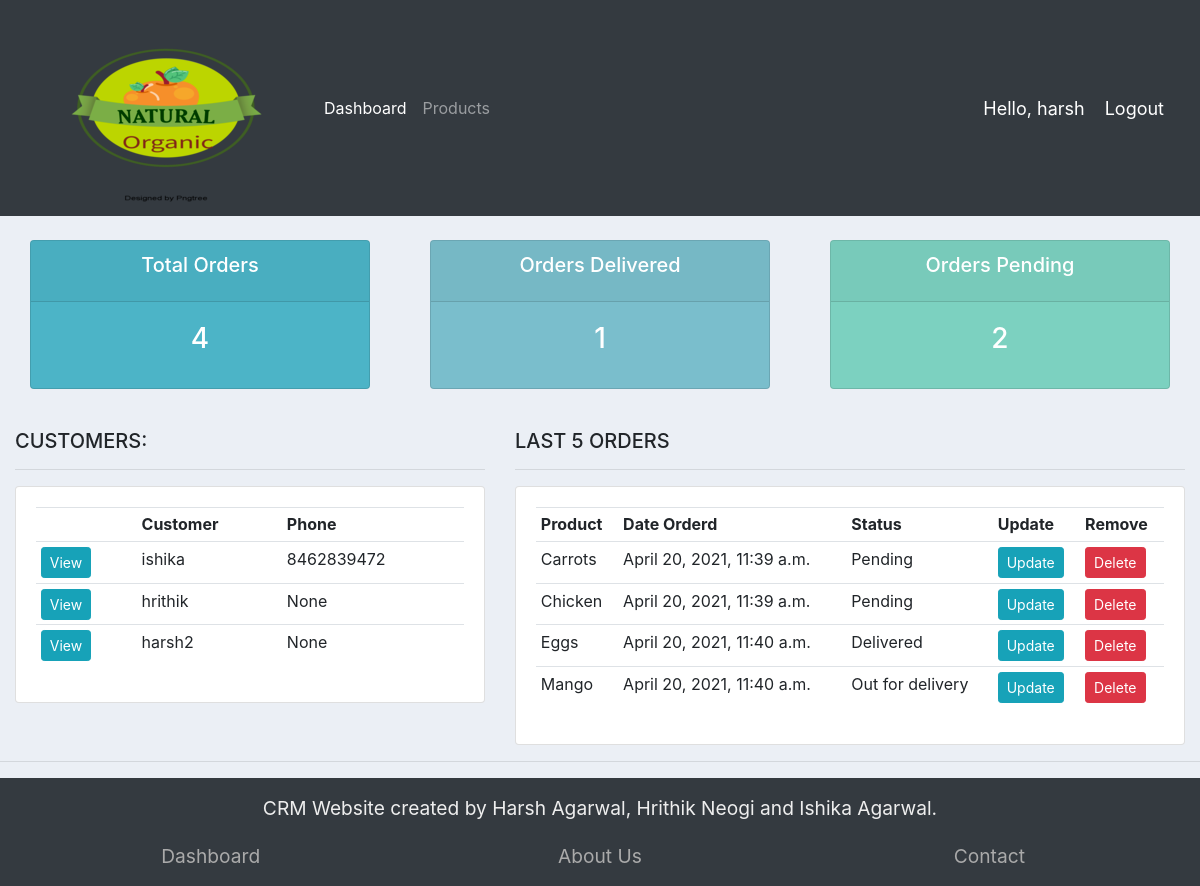
The app's page / (signed in) with its own data.
### Accounts/models.py (models this page shows, shortened)
class Customer(models.Model):
	user = models.OneToOneField(User, null=True, blank=True, on_delete=models.CASCADE)
	name = models.CharField(max_length=200, null=True)
	phone = models.CharField(max_length=200, null=True)
	email = models.CharField(max_length=200, null=True)
	profile_pic = models.ImageField(default="profile1.png", null=True, blank=True)
	date_created = models.DateTimeField(auto_now_add=True, null=True)

class Order(models.Model):
	STATUS = (
			('Pending', 'Pending'),
			('Out for delivery', 'Out for delivery'),
			('Delivered', 'Delivered'),
			)
	customer = models.ForeignKey(Customer, null=True, on_delete= models.SET_NULL)
	product = models.ForeignKey(Product, null=True, on_delete= models.SET_NULL)
	date_created = models.DateTimeField(auto_now_add=True, null=True)
	status = models.CharField(max_length=200, null=True, choices=STATUS)
	note = models.CharField(max_length=1000, null=True)

class Product(models.Model):
	CATEGORY = (
			('Indoor', 'Indoor'),
			('Out Door', 'Out Door'),
			)
	name = models.CharField(max_length=200, null=True)
	price = models.FloatField(null=True)
	category = models.CharField(max_length=200, null=True, choices=CATEGORY)
	description = models.CharField(max_length=200, null=True, blank=True)
	date_created = models.DateTimeField(auto_now_add=True, null=True)
	tags = models.ManyToManyField(Tag)
	def __str__(self):
		return self.name

### Accounts/decorators.py (the view)
	def wrapper_function(request, *args, **kwargs):
		group = None
		if request.user.groups.exists():
			group = request.user.groups.all()[0].name
		if group == 'customer':
			return redirect('user-page')
		if group == 'admin':
			return view_func(request, *args, **kwargs)

### Accounts/views.py (called while the page is built)
@login_required(login_url='login')
@admin_only
def home(request):
	orders = Order.objects.all()
	customers = Customer.objects.all()
	total_customers = customers.count()
	total_orders = orders.count()
	delivered = orders.filter(status='Delivered').count()
	pending = orders.filter(status='Pending').count()
	context = {'orders':orders, 'customers':customers,
	'total_orders':total_orders,'delivered':delivered,
	'pending':pending }
	return render(request, 'accounts/dashboard.html', context)

### Accounts/templates/accounts/dashboard.html (shortened to what this page needs)
{%  extends 'accounts/main.html' %}
{% block content %}
{%  include 'accounts/status.html' %}
<br>
<div class="row">
	<div class="col-md-5">
		<h5>CUSTOMERS:</h5>
		<hr>
		<div class="card card-body">
			<table class="table table-sm">
				<tr>
					<th></th>
					<th>Customer</th>
					<th>Phone</th>
				</tr>
				{% for customer in customers %}
					<tr>
						<td><a class="btn btn-sm btn-info" href="{% url 'customer' customer.id %}">View</a></td>
						<td>{{customer.name}}</td>
						<td>{{customer.phone}}</td>
					</tr>
				{% endfor %}
			</table>
		</div>
	</div>
	<div class="col-md-7">
		<h5>LAST 5 ORDERS</h5>
		<hr>
		<div class="card card-body">
			<table class="table table-sm">
				<tr>
					<th>Product</th>
					<th>Date Orderd</th>
					<th>Status</th>
					<th>Update</th>
					<th>Remove</th>
				</tr>
				{% for order in orders %}
					<tr>
						<td>{{order.product}}</td>
						<td>{{order.date_created}}</td>
						<td>{{order.status}}</td>
						<td><a class="btn btn-sm btn-info" href="{% url 'update_order' order.id %}">Update</a></td>
						<td><a class="btn btn-sm btn-danger" href="{% url 'delete_order' order.id %}">Delete</a></td>
					</tr>
				{% endfor %}
			</table>
		</div>
	</div>
</div>
{% endblock %}

### Accounts/templates/accounts/main.html (shortened to what this page needs)
{% load static %}
<!DOCTYPE html>
<html>
<head>
	<link rel="stylesheet" href="https://stackpath.bootstrapcdn.com/bootstrap/4.3.1/css/bootstrap.min.css">
	<link rel="stylesheet" type="text/css" href="{% static '/css/main.css' %}">
</head>
<body>
	{%  include 'accounts/navbar.html' %}
	<div class="container-fluid">
	{% block content %}
	{% endblock %}
    </div>
	<hr>
	<footer>
		<div class="footer bg-dark">
			<div class="creator-name">
				CRM Website created by Harsh Agarwal, Hrithik Neogi and Ishika Agarwal.
			</div>
			<nav class="footer-menu">
				<a class="footer-link" href="{% url 'home' %}">Dashboard</a>
				<a class="footer-link" href="#" onclick="alert('Just For Show')">About Us</a>
				<a class="footer-link" href="#" onclick="alert('Just For Show')">Contact</a>
			</nav>
		</div>
	</footer>
</body>
</html>
</body>
</html>

### Accounts/templates/accounts/navbar.html (shortened to what this page needs)
{% load static %}
<nav class="navbar navbar-expand-lg navbar-dark bg-dark">
 <img src="{% static 'images/logo.png' %}">
  <div class="collapse navbar-collapse" id="navbarNav">
    <ul class="navbar-nav">
      {% if request.user.is_staff %}
      <li class="nav-item active">
        <a class="nav-link" href="{% url 'home' %}">Dashboard</a>
      </li>
      <li class="nav-item">
        <a class="nav-link" href="{% url 'products' %}">Products</a>
      </li>
      {% else %}
       <li class="nav-item">
        <a class="nav-link" href="{% url 'account' %}">Settings</a>
      </li>
      {% endif %}
    </ul>
  </div>
  <span class="hello-msg">Hello, {{request.user}}</span>
  <span ><a  class="hello-msg" href="{% url 'logout' %}">Logout</a></span>
</nav>

### Accounts/templates/accounts/status.html
<br>
<div class="row">
	<div class="col">
		<div class="col-md">
			<div class="card text-center text-white  mb-3" id="total-orders">
			  	<div class="card-header">
			  		<h5 class="card-title">Total Orders</h5>
			  	</div>
			  	<div class="card-body">
			    	<h3 class="card-title">{{total_orders}}</h3>
			  	</div>
			</div>
		</div>
	</div>
	<div class="col">
		<div class="col-md">
			<div class="card text-center text-white  mb-3" id="orders-delivered">
			  	<div class="card-header">
			  		<h5 class="card-title">Orders Delivered</h5>
			  	</div>
			  	<div class="card-body">
			    	<h3 class="card-title">{{delivered}}</h3>
			  	</div>
			</div>
		</div>
	</div>
	<div class="col">
		<div class="col-md">
			<div class="card text-center text-white  mb-3" id="orders-pending">
			  	<div class="card-header">
			  		<h5 class="card-title">Orders Pending</h5>
			  	</div>
			  	<div class="card-body">
			    	<h3 class="card-title">{{pending}}</h3>
			  	</div>
			</div>
		</div>
	</div>
</div>

### static/css/main.css (style rules this page uses)
body { background-color: #ebeff5; }
#total-orders { background-color: #4cb4c7; }
#orders-delivered { background-color: #7abecc; }
#orders-pending { background-color: #7CD1C0; }

### Accounts/templates/accounts/navbar.html (style rules this page uses)
.hello-msg { font-size: 18px; color: #fff; margin-right: 20px; }

### Accounts/templates/accounts/main.html (style rules this page uses)
footer { grid-row:3/4; box-sizing: border-box; }
.footer { width: 100%; align-items: center; background-color: #343A40; color: #eee; padding: 16px 16px; }
.creator-name { display: block; text-align: center; font-size: 1.2em; margin-bottom: 1em; }
.footer-menu { display:grid; grid-template-columns: repeat(auto-fit, minmax(33%,1fr)); place-items: center; }
.footer-link { font-size: 1.2em; list-style-type: none; color: #aaa; }

### records on screen
Customer: name "ishika", phone "8462839472"
Customer: name "hrithik", phone "None"
Customer: name "harsh2", phone "None"
Order: product "Carrots", date_created "April 20, 2021, 11:39 a.m.", status "Pending"
Order: product "Chicken", date_created "April 20, 2021, 11:39 a.m.", status "Pending"
Order: product "Eggs", date_created "April 20, 2021, 11:40 a.m.", status "Delivered"
Order: product "Mango", date_created "April 20, 2021, 11:40 a.m.", status "Out for delivery"

### other values on screen
{{ request.user }} "harsh"
{{ total_orders }} "4"
{{ delivered }} "1"
{{ pending }} "2"
